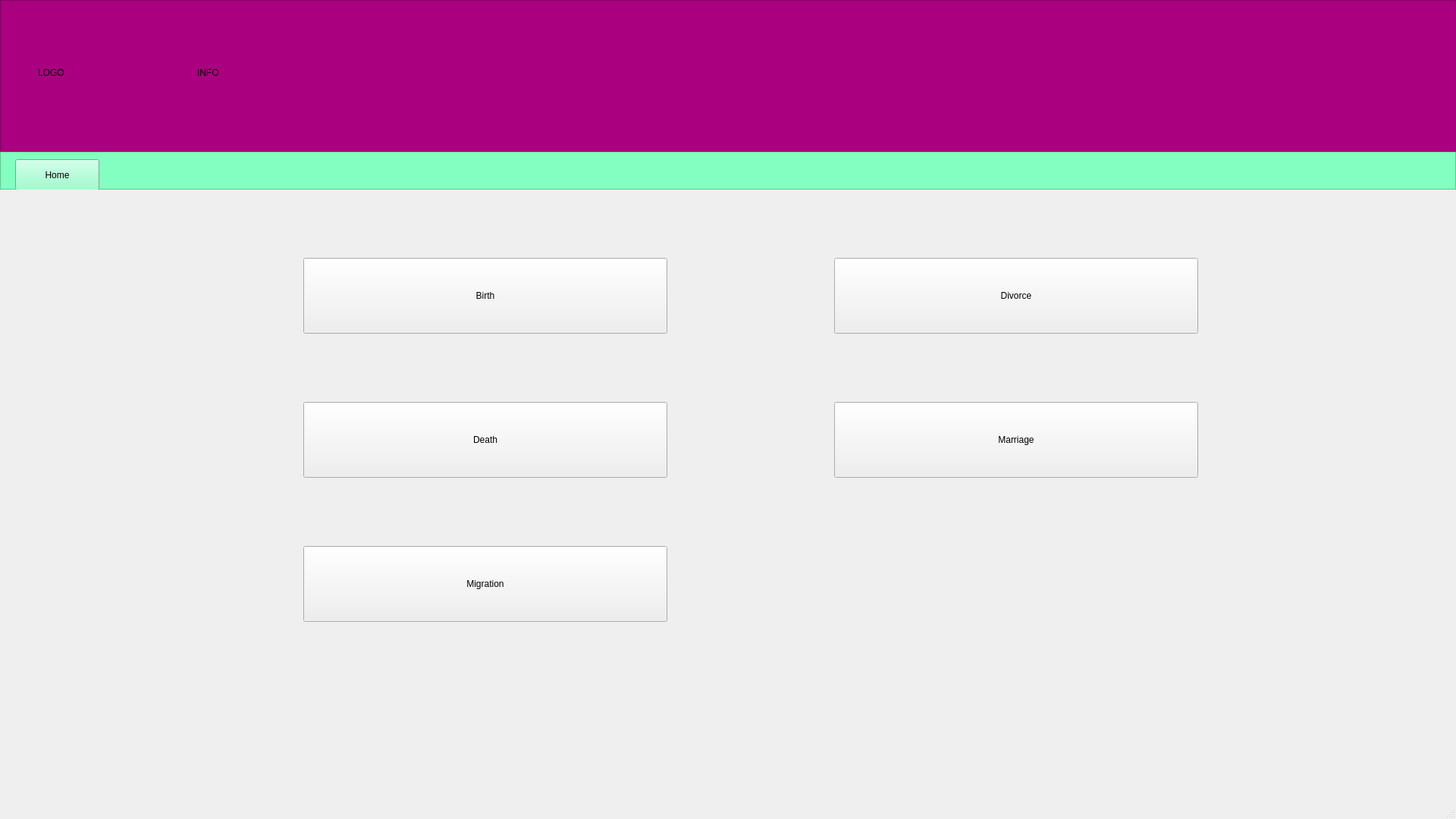
<?xml version="1.0" encoding="UTF-8"?>
<ui version="4.0">
 <class>homeWindow</class>
 <widget class="QMainWindow" name="homeWindow">
  <property name="geometry">
   <rect>
    <x>0</x>
    <y>0</y>
    <width>1920</width>
    <height>1080</height>
   </rect>
  </property>
  <property name="minimumSize">
   <size>
    <width>1920</width>
    <height>1080</height>
   </size>
  </property>
  <property name="maximumSize">
   <size>
    <width>1920</width>
    <height>1080</height>
   </size>
  </property>
  <property name="windowTitle">
   <string>MainWindow</string>
  </property>
  <widget class="QWidget" name="centralwidget">
   <widget class="QFrame" name="frame_logo">
    <property name="geometry">
     <rect>
      <x>0</x>
      <y>0</y>
      <width>1920</width>
      <height>200</height>
     </rect>
    </property>
    <property name="styleSheet">
     <string notr="true">background-color: rgb(170, 0, 127);</string>
    </property>
    <property name="frameShape">
     <enum>QFrame::StyledPanel</enum>
    </property>
    <property name="frameShadow">
     <enum>QFrame::Raised</enum>
    </property>
    <widget class="QLabel" name="label_logo">
     <property name="geometry">
      <rect>
       <x>50</x>
       <y>40</y>
       <width>171</width>
       <height>111</height>
      </rect>
     </property>
     <property name="text">
      <string>LOGO</string>
     </property>
    </widget>
    <widget class="QLabel" name="label_info">
     <property name="geometry">
      <rect>
       <x>260</x>
       <y>40</y>
       <width>941</width>
       <height>111</height>
      </rect>
     </property>
     <property name="text">
      <string>INFO</string>
     </property>
    </widget>
   </widget>
   <widget class="QFrame" name="frame">
    <property name="geometry">
     <rect>
      <x>0</x>
      <y>200</y>
      <width>1920</width>
      <height>50</height>
     </rect>
    </property>
    <property name="styleSheet">
     <string notr="true">background-color: rgb(130, 255, 193);</string>
    </property>
    <property name="frameShape">
     <enum>QFrame::StyledPanel</enum>
    </property>
    <property name="frameShadow">
     <enum>QFrame::Raised</enum>
    </property>
    <widget class="QPushButton" name="pushButton_home">
     <property name="geometry">
      <rect>
       <x>20</x>
       <y>10</y>
       <width>111</width>
       <height>41</height>
      </rect>
     </property>
     <property name="toolTip">
      <string>haha</string>
     </property>
     <property name="text">
      <string>Home</string>
     </property>
    </widget>
   </widget>
   <widget class="QStackedWidget" name="stackedWidget">
    <property name="geometry">
     <rect>
      <x>0</x>
      <y>250</y>
      <width>1920</width>
      <height>930</height>
     </rect>
    </property>
    <widget class="QWidget" name="page">
     <widget class="QPushButton" name="pushButton_death">
      <property name="geometry">
       <rect>
        <x>400</x>
        <y>280</y>
        <width>480</width>
        <height>100</height>
       </rect>
      </property>
      <property name="text">
       <string>Death</string>
      </property>
     </widget>
     <widget class="QPushButton" name="pushButton_divorce">
      <property name="geometry">
       <rect>
        <x>1100</x>
        <y>90</y>
        <width>480</width>
        <height>100</height>
       </rect>
      </property>
      <property name="text">
       <string>Divorce</string>
      </property>
     </widget>
     <widget class="QPushButton" name="pushButton_marriage">
      <property name="geometry">
       <rect>
        <x>1100</x>
        <y>280</y>
        <width>480</width>
        <height>100</height>
       </rect>
      </property>
      <property name="text">
       <string>Marriage</string>
      </property>
     </widget>
     <widget class="QPushButton" name="pushButton_birth">
      <property name="geometry">
       <rect>
        <x>400</x>
        <y>90</y>
        <width>480</width>
        <height>100</height>
       </rect>
      </property>
      <property name="text">
       <string>Birth</string>
      </property>
     </widget>
     <widget class="QPushButton" name="pushButton_migration">
      <property name="geometry">
       <rect>
        <x>400</x>
        <y>470</y>
        <width>480</width>
        <height>100</height>
       </rect>
      </property>
      <property name="text">
       <string>Migration</string>
      </property>
     </widget>
    </widget>
    <widget class="QWidget" name="page_2"/>
   </widget>
  </widget>
  <widget class="QStatusBar" name="statusbar"/>
 </widget>
 <resources/>
 <connections/>
</ui>
